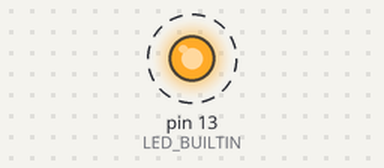
Bench run of a sketch on a simulated Arduino Uno, built with avr-gcc and run on an emulated ATmega328P. Shown: output pins drawn as LEDs (lit = HIGH). Dashed ring = blinking. What the sketch prints to the serial monitor is not drawn.

Above: at 0.5 s.
Timing chart, 0 to 4.6 s (numbered marks = the images above):
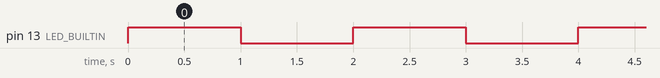

The sketch:

BlinkTest.ino
```cpp
// the setup function runs once when you press reset or power the board
void setup() {
  // initialize digital pin LED_BUILTIN as an output.
  Serial.begin(11560);
  pinMode(LED_BUILTIN, OUTPUT);
}

// the loop function runs over and over again forever
void loop() {
  digitalWrite(LED_BUILTIN, HIGH);  // turn the LED on (HIGH is the voltage level)
  delay(1000);                      // wait for a second
  digitalWrite(LED_BUILTIN, LOW);   // turn the LED off by making the voltage LOW
  delay(1000);                      // wait for a second
  Serial.print("Le");
}
```

Measured:
- by itself, pin 13 (LED_BUILTIN): alternates HIGH for 1.0 s and LOW for 1.0 s
